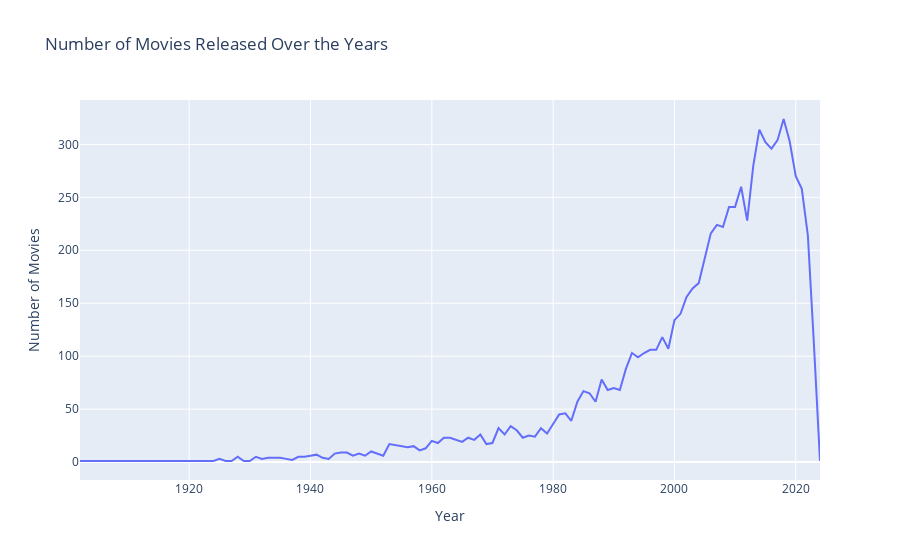

The cell this chart's notebook holds for it:
### Code cell
release_trend = merged_df['release_year'].value_counts().sort_index()

# Create the Plotly figure
fig = px.line(x=release_trend.index, y=release_trend.values, 
              labels={'x': 'Year', 'y': 'Number of Movies'},
              title='Number of Movies Released Over the Years')

# Show the figure
fig.show()

### Figure 1 — Plotly figure (JSON) as saved in the notebook; plotly's stock layout.template omitted (floating-point values rounded to 4 significant figures)
{"data": [{"hovertemplate": "Year=%{x}<br>Number of Movies=%{y}<extra></extra>", "legendgroup": "", "line": {"color": "#636efa", "dash": "solid"}, "marker": {"symbol": "circle"}, "mode": "lines", "name": "", "orientation": "v", "showlegend": false, "type": "scatter", "x": [1902, 1903, 1915, 1916, 1918, 1920, 1921, 1922, 1923, 1924, 1925, 1926, 1927, 1928, 1929, 1930, 1931, 1932, 1933, 1934, 1935, 1936, 1937, 1938, 1939, 1940, 1941, 1942, 1943, 1944, 1945, 1946, 1947, 1948, 1949, 1950, 1951, 1952, 1953, 1954, 1955, 1956, 1957, 1958, 1959, 1960, 1961, 1962, 1963, 1964, 1965, 1966, 1967, 1968, 1969, 1970, 1971, 1972, 1973, 1974, 1975, 1976, 1977, 1978, 1979, 1980, 1981, 1982, 1983, 1984, 1985, 1986, 1987, 1988, 1989, 1990, 1991, 1992, 1993, 1994, 1995, 1996, 1997, 1998, 1999, 2000, 2001, 2002, 2003, 2004, 2005, 2006, 2007, 2008, 2009, 2010, 2011, 2012, 2013, 2014, 2015, 2016, 2017, 2018, 2019, 2020, 2021, 2022, 2023, 2024], "xaxis": "x", "y": [1, 1, 1, 1, 1, 1, 1, 1, 1, 1, 3, 1, 1, 5, 1, 1, 5, 3, 4, 4, 4, 3, 2, 5, 5, 6, 7, 4, 3, 8, 9, 9, 6, 8, 6, 10, 8, 6, 17, 16, 15, 14, 15, 11, 13, 20, 18, 23, 23, 21, 19, 23, 21, 26, 17, 18, 32, 26, 34, 30, 23, 25, 24, 32, 27, 36, 45, 46, 39, 57, 67, 65, 57, 78, 68, 70, 68, 88, 103, 99, 103, 106, 106, 118, 107, 134, 140, 156, 164, 169, 192, 216, 224, 222, 241, 241, 260, 228, 280, 314, 302, 296, 304, 324, 303, 270, 258, 214, 111, 1], "yaxis": "y"}], "layout": {"legend": {"tracegroupgap": 0}, "title": {"text": "Number of Movies Released Over the Years"}, "xaxis": {"anchor": "y", "domain": [0, 1], "title": {"text": "Year"}}, "yaxis": {"anchor": "x", "domain": [0, 1], "title": {"text": "Number of Movies"}}}}
